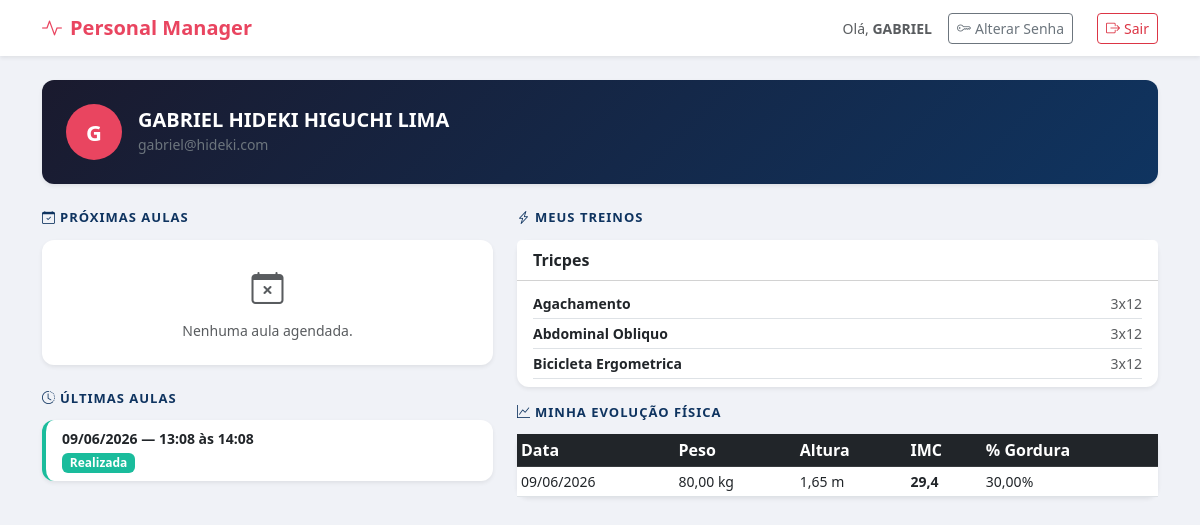
The app's page /aluno/painel/ (signed in) with its own data.
### alunos/models.py (models this page shows, shortened)
class Aluno(models.Model):
    SEXO_CHOICES = [
        ('M', 'Masculino'),
        ('F', 'Feminino'),
        ('O', 'Outro'),
    ]
    usuario            = models.OneToOneField(User, on_delete=models.SET_NULL, null=True, blank=True)
    nome               = models.CharField(max_length=100)
    telefone           = models.CharField(max_length=20)
    email              = models.EmailField(unique=True)
    data_nascimento    = models.DateField(null=True, blank=True)
    sexo               = models.CharField(max_length=1, choices=SEXO_CHOICES, default='M')
    cep                = models.CharField(max_length=9, blank=True)
    logradouro         = models.CharField(max_length=200, blank=True)
    bairro             = models.CharField(max_length=100, blank=True)
    cidade             = models.CharField(max_length=100, blank=True)
    estado             = models.CharField(max_length=2, blank=True)
    objetivo           = models.TextField(blank=True)
    ativo              = models.BooleanField(default=True)
    aceite_lgpd        = models.BooleanField(default=False, verbose_name='Aceitou a LGPD')
    data_aceite_lgpd   = models.DateTimeField(null=True, blank=True, verbose_name='Data do aceite LGPD')
    criado_em          = models.DateTimeField(auto_now_add=True)
    atualizado_em      = models.DateTimeField(auto_now=True)
    class Meta:
        verbose_name        = 'Aluno'
        verbose_name_plural = 'Alunos'
        ordering            = ['nome']

class EvolutionFisica(models.Model):
    aluno              = models.ForeignKey(Aluno, on_delete=models.CASCADE, related_name='evolucoes')
    data               = models.DateField()
    peso               = models.DecimalField(max_digits=5, decimal_places=2, help_text='kg')
    altura             = models.DecimalField(max_digits=4, decimal_places=2, help_text='metros')
    imc                = models.DecimalField(max_digits=4, decimal_places=2, blank=True, null=True)
    percentual_gordura = models.DecimalField(max_digits=4, decimal_places=2, blank=True, null=True)
    observacoes        = models.TextField(blank=True)
    criado_em          = models.DateTimeField(auto_now_add=True)
    class Meta:
        verbose_name        = 'Evolucao Fisica'
        verbose_name_plural = 'Evolucoes Fisicas'
        ordering            = ['-data']

### agenda/models.py (models this page shows, shortened)
class Aula(models.Model):
    SITUACAO_CHOICES = [
        ('agendada',  'Agendada'),
        ('realizada', 'Realizada'),
        ('cancelada', 'Cancelada'),
    ]
    aluno        = models.ForeignKey(Aluno, on_delete=models.CASCADE, related_name='aulas')
    data         = models.DateField()
    hora_inicio  = models.TimeField()
    hora_fim     = models.TimeField()
    observacoes  = models.TextField(blank=True, null=True)
    situacao     = models.CharField(max_length=20, choices=SITUACAO_CHOICES, default='agendada')
    criado_em    = models.DateTimeField(auto_now_add=True)
    atualizado_em= models.DateTimeField(auto_now=True)
    class Meta:
        ordering = ['data', 'hora_inicio']
        verbose_name = 'Aula'
        verbose_name_plural = 'Aulas'

### treinos/models.py (models this page shows, shortened)
class Treino(models.Model):
    aluno = models.ForeignKey(Aluno, on_delete=models.CASCADE, related_name='treinos')
    nome = models.CharField(max_length=100)
    descricao = models.TextField(blank=True)
    ativo = models.BooleanField(default=True)
    criado_em = models.DateTimeField(auto_now_add=True)
    atualizado_em = models.DateTimeField(auto_now=True)
    class Meta:
        verbose_name = 'Treino'
        verbose_name_plural = 'Treinos'
        ordering = ['nome']

class TreinoExercicio(models.Model):
    treino = models.ForeignKey(Treino, on_delete=models.CASCADE, related_name='exercicios')
    exercicio = models.ForeignKey(Exercicio, on_delete=models.CASCADE)
    series = models.PositiveIntegerField(default=3)
    repeticoes = models.CharField(max_length=20, default='12', help_text='Ex: 12 ou 8-12')
    carga = models.DecimalField(max_digits=5, decimal_places=2, null=True, blank=True, help_text='kg')
    descanso = models.PositiveIntegerField(default=60, help_text='segundos')
    observacoes = models.TextField(blank=True)
    ordem = models.PositiveIntegerField(default=0)
    class Meta:
        verbose_name = 'Exercício do Treino'
        verbose_name_plural = 'Exercícios do Treino'
        ordering = ['ordem']

class Exercicio(models.Model):
    GRUPO_CHOICES = [
        ('peito', 'Peito'),
        ('costas', 'Costas'),
        ('ombros', 'Ombros'),
        ('biceps', 'Bíceps'),
        ('triceps', 'Tríceps'),
        ('abdomen', 'Abdômen'),
        ('gluteos', 'Glúteos'),
        ('quadriceps', 'Quadríceps'),
        ('posterior', 'Posterior de coxa'),
        ('panturrilha', 'Panturrilha'),
        ('cardio', 'Cardio'),
        ('outros', 'Outros'),
    ]
    nome = models.CharField(max_length=100)
    grupo_muscular = models.CharField(max_length=20, choices=GRUPO_CHOICES, default='outros')
    descricao = models.TextField(blank=True)
    class Meta:
        verbose_name = 'Exercício'
        verbose_name_plural = 'Exercícios'
        ordering = ['nome']

### core/views_aluno.py (the view)
# urls.py: path('aluno/painel/',         painel_aluno,              name='painel_aluno'),
def painel_aluno(request):
    if not request.user.is_authenticated:
        return redirect('login')
    if request.user.is_staff:
        return redirect('dashboard')
    try:
        aluno = Aluno.objects.get(usuario=request.user, ativo=True)
    except Aluno.DoesNotExist:
        logout(request)
        return redirect('login')
    from datetime import date
    from agenda.models import Aula
    hoje  = date.today()
    aulas = Aula.objects.filter(aluno=aluno, data__gte=hoje).order_by('data', 'hora_inicio')
    aulas_passadas = Aula.objects.filter(aluno=aluno, data__lt=hoje).order_by('-data')[:5]
    return render(request, 'agenda/agenda_aluno.html', {
        'aluno':          aluno,
        'aulas':          aulas,
        'aulas_passadas': aulas_passadas,
        'hoje':           hoje,
    })

### agenda/templates/agenda/agenda_aluno.html (shortened to what this page needs)
{% load static %}
<!DOCTYPE html>
<html lang="pt-br">
<head>
  <link href="https://cdn.jsdelivr.net/npm/bootstrap@5.3.0/dist/css/bootstrap.min.css" rel="stylesheet">
  <link href="https://cdn.jsdelivr.net/npm/bootstrap-icons@1.11.0/font/bootstrap-icons.css" rel="stylesheet">
</head>
<body>
<nav class="navbar navbar-light bg-white shadow-sm mb-4">
  <div class="container">
    <span class="navbar-brand"><i class="bi bi-activity me-2"></i>Personal Manager</span>
    <div class="d-flex align-items-center gap-3">
      <span class="text-muted small">Olá, <strong>{{ aluno.nome.split.0 }}</strong></span>
      <a href="{% url 'alterar_senha_aluno' %}" class="btn btn-outline-secondary btn-sm me-2">
        <i class="bi bi-key me-1"></i>Alterar Senha
      </a>
      <a href="{% url 'logout_aluno' %}" class="btn btn-outline-danger btn-sm">
        <i class="bi bi-box-arrow-right me-1"></i>Sair
      </a>
    </div>
  </div>
</nav>
<div class="container pb-5">
  <div class="card shadow-sm mb-4 p-4" style="background: linear-gradient(135deg,#1a1a2e,#0f3460);">
    <div class="d-flex align-items-center gap-3">
      <div class="rounded-circle d-flex align-items-center justify-content-center"
           style="width:56px;height:56px;background:#e94560;font-size:22px;color:white;font-weight:700;">
        {{ aluno.nome|first }}
      </div>
      <div>
        <h5 class="text-white mb-0 fw-bold">{{ aluno.nome }}</h5>
        <small class="text-secondary">{{ aluno.email }}</small>
      </div>
    </div>
  </div>
  <div class="row g-4">
    <div class="col-md-5">
      <p class="section-title"><i class="bi bi-calendar-check me-1"></i>Próximas Aulas</p>
      {% if aulas %}
        {% for aula in aulas %}
        <div class="card shadow-sm mb-3 aula-card {% if aula.situacao != 'agendada' %}{{ aula.situacao }}{% endif %}">
          <div class="card-body py-3">
            <div class="d-flex justify-content-between align-items-start">
              <div>
                <p class="fw-bold mb-1">{{ aula.data|date:"d/m/Y" }}
                  <small class="text-muted">({{ aula.data|date:"l" }})</small>
                </p>
                <p class="text-muted small mb-1">
                  <i class="bi bi-clock me-1"></i>
                  {{ aula.hora_inicio|time:"H:i" }} — {{ aula.hora_fim|time:"H:i" }}
                </p>
                {% if aula.observacoes %}
                <p class="text-muted small mb-0">{{ aula.observacoes }}</p>
                {% endif %}
              </div>
              <span class="badge badge-{{ aula.situacao }} text-white">{{ aula.get_situacao_display }}</span>
            </div>
          </div>
        </div>
        {% endfor %}
      {% else %}
        <div class="card shadow-sm p-4 text-center text-muted">
          <i class="bi bi-calendar-x" style="font-size:2rem;"></i>
          <p class="mt-2 mb-0 small">Nenhuma aula agendada.</p>
        </div>
      {% endif %}
      {% if aulas_passadas %}
      <p class="section-title mt-4"><i class="bi bi-clock-history me-1"></i>Últimas Aulas</p>
      {% for aula in aulas_passadas %}
      <div class="card shadow-sm mb-2 aula-card realizada">
        <div class="card-body py-2">
          <p class="small mb-0 fw-semibold">{{ aula.data|date:"d/m/Y" }} —
            {{ aula.hora_inicio|time:"H:i" }} às {{ aula.hora_fim|time:"H:i" }}</p>
          <span class="badge badge-{{ aula.situacao }} text-white">{{ aula.get_situacao_display }}</span>
        </div>
      </div>
      {% endfor %}
      {% endif %}
    </div>
    <div class="col-md-7">
      <p class="section-title"><i class="bi bi-lightning-charge me-1"></i>Meus Treinos</p>
      {% if aluno.treinos.all %}
        {% for treino in aluno.treinos.all %}
        <div class="card shadow-sm mb-3">
          <div class="card-header bg-white py-2">
            <span class="fw-bold">{{ treino.nome }}</span>
          </div>
          <div class="card-body py-2">
            {% for te in treino.exercicios.all %}
            <div class="d-flex justify-content-between align-items-center py-1 border-bottom">
              <span class="small fw-semibold">{{ te.exercicio.nome }}</span>
              <span class="text-muted small">
                {{ te.series }}x{{ te.repeticoes }}
              </span>
            </div>
            {% empty %}
            <p class="text-muted small mb-0">Nenhum exercício cadastrado.</p>
            {% endfor %}
          </div>
        </div>
        {% endfor %}
      {% else %}
        <div class="card shadow-sm p-4 text-center text-muted mb-4">
          <i class="bi bi-clipboard-x" style="font-size:2rem;"></i>
          <p class="mt-2 mb-0 small">Nenhum treino cadastrado ainda.</p>
        </div>
      {% endif %}
      <p class="section-title mt-3"><i class="bi bi-graph-up me-1"></i>Minha Evolução Física</p>
      {% if aluno.evolucoes.all %}
        <div class="card shadow-sm">
          <div class="card-body p-0">
            <table class="table table-sm mb-0">
              <thead class="table-dark">
                <tr>
                  <th>Data</th><th>Peso</th><th>Altura</th><th>IMC</th>
                  {% if aluno.evolucoes.first.percentual_gordura %}<th>% Gordura</th>{% endif %}
                </tr>
              </thead>
              <tbody>
                {% for ev in aluno.evolucoes.all %}
                <tr>
                  <td class="small">{{ ev.data|date:"d/m/Y" }}</td>
                  <td class="small">{{ ev.peso }} kg</td>
                  <td class="small">{{ ev.altura }} m</td>
                  <td class="small fw-bold">
                    {% if ev.imc %}{{ ev.imc|floatformat:1 }}{% else %}—{% endif %}
                  </td>
                  {% if ev.percentual_gordura %}<td class="small">{{ ev.percentual_gordura }}%</td>{% endif %}
                </tr>
                {% endfor %}
              </tbody>
            </table>
          </div>
        </div>
      {% else %}
        <div class="card shadow-sm p-4 text-center text-muted">
          <p class="mb-0 small">Nenhum registro de evolução física ainda.</p>
        </div>
      {% endif %}
    </div>
  </div>
</div>
</body>
</html>

### agenda/templates/agenda/agenda_aluno.html (style rules this page uses)
body { background: #f0f2f7; }
.navbar-brand { font-weight: 700; color: #e94560 !important; }
.card { border: none; border-radius: 12px; }
.aula-card { border-left: 4px solid #e94560; }
.aula-card.realizada { border-left-color: #1abc9c; }
.badge-realizada { background: #1abc9c; }
.section-title { font-size: 13px; font-weight: 700; text-transform: uppercase; letter-spacing: 1px; color: #0f3460; margin-bottom: 12px; }

### records on screen
Aluno: nome.split.0 "GABRIEL", nome|first "G", nome "GABRIEL HIDEKI HIGUCHI LIMA", email "gabriel@hideki.com"
Aula: data "09/06/2026", hora_inicio "13:08", hora_fim "14:08", situacao "Realizada"
Treino: nome "Tricpes"
TreinoExercicio: exercicio.nome "Agachamento", series "3", repeticoes "12"
TreinoExercicio: exercicio.nome "Abdominal Obliquo", series "3", repeticoes "12"
TreinoExercicio: exercicio.nome "Bicicleta Ergometrica", series "3", repeticoes "12"
EvolutionFisica: data "09/06/2026", peso "80,00", altura "1,65", imc "29,4", percentual_gordura "30,00"
